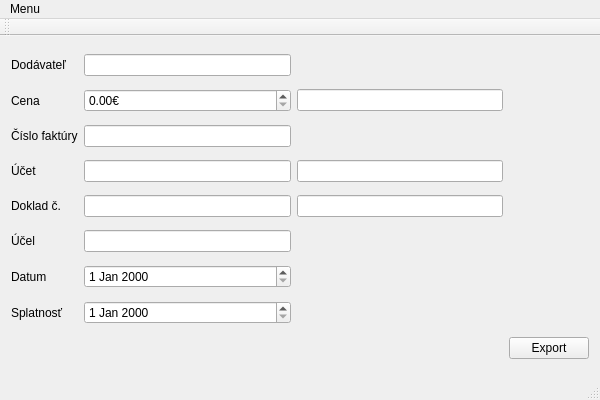
<?xml version="1.0" encoding="UTF-8"?>
<ui version="4.0">
 <class>FakturatorClass</class>
 <widget class="QMainWindow" name="FakturatorClass">
  <property name="geometry">
   <rect>
    <x>0</x>
    <y>0</y>
    <width>600</width>
    <height>400</height>
   </rect>
  </property>
  <property name="windowTitle">
   <string>Fakturator</string>
  </property>
  <widget class="QWidget" name="centralWidget">
   <layout class="QGridLayout" name="gridLayout">
    <item row="9" column="6">
     <widget class="QPushButton" name="exportButton">
      <property name="text">
       <string>Export</string>
      </property>
     </widget>
    </item>
    <item row="1" column="2">
     <widget class="QLabel" name="label_7">
      <property name="text">
       <string>Cena</string>
      </property>
     </widget>
    </item>
    <item row="0" column="4">
     <widget class="QLineEdit" name="senderValue"/>
    </item>
    <item row="1" column="5">
     <widget class="QLineEdit" name="sumStrVal"/>
    </item>
    <item row="1" column="4">
     <widget class="QDoubleSpinBox" name="sumVal">
      <property name="suffix">
       <string>€</string>
      </property>
     </widget>
    </item>
    <item row="2" column="4">
     <widget class="QLineEdit" name="factoryNumberVal"/>
    </item>
    <item row="3" column="2">
     <widget class="QLabel" name="label_5">
      <property name="text">
       <string>Účet</string>
      </property>
     </widget>
    </item>
    <item row="3" column="5">
     <widget class="QLineEdit" name="bankVal">
      <property name="inputMask">
       <string>0000</string>
      </property>
     </widget>
    </item>
    <item row="7" column="2">
     <widget class="QLabel" name="label_4">
      <property name="text">
       <string>Datum</string>
      </property>
     </widget>
    </item>
    <item row="6" column="4">
     <widget class="QLineEdit" name="purposeVal"/>
    </item>
    <item row="4" column="4">
     <widget class="QLineEdit" name="formNumberVal"/>
    </item>
    <item row="4" column="2">
     <widget class="QLabel" name="label_6">
      <property name="text">
       <string>Doklad č.</string>
      </property>
     </widget>
    </item>
    <item row="4" column="5">
     <widget class="QLineEdit" name="formNumberCodeVal"/>
    </item>
    <item row="2" column="2">
     <widget class="QLabel" name="label">
      <property name="text">
       <string>Číslo faktúry</string>
      </property>
     </widget>
    </item>
    <item row="0" column="2">
     <widget class="QLabel" name="label_2">
      <property name="text">
       <string>Dodávateľ</string>
      </property>
     </widget>
    </item>
    <item row="6" column="2">
     <widget class="QLabel" name="label_3">
      <property name="text">
       <string>Účel</string>
      </property>
     </widget>
    </item>
    <item row="3" column="4">
     <widget class="QLineEdit" name="accountVal">
      <property name="inputMask">
       <string>00000000000000000000000000000000000000000000000000000000000000000</string>
      </property>
      <property name="maxLength">
       <number>65</number>
      </property>
     </widget>
    </item>
    <item row="8" column="2">
     <widget class="QLabel" name="label_8">
      <property name="text">
       <string>Splatnosť</string>
      </property>
     </widget>
    </item>
    <item row="8" column="4">
     <widget class="QDateEdit" name="exVal"/>
    </item>
    <item row="7" column="4">
     <widget class="QDateEdit" name="dateVal"/>
    </item>
   </layout>
  </widget>
  <widget class="QMenuBar" name="menuBar">
   <property name="geometry">
    <rect>
     <x>0</x>
     <y>0</y>
     <width>600</width>
     <height>21</height>
    </rect>
   </property>
   <widget class="QMenu" name="menuMenu">
    <property name="title">
     <string>Menu</string>
    </property>
    <addaction name="actionSave"/>
    <addaction name="actionLoad"/>
   </widget>
   <addaction name="menuMenu"/>
  </widget>
  <widget class="QToolBar" name="mainToolBar">
   <attribute name="toolBarArea">
    <enum>TopToolBarArea</enum>
   </attribute>
   <attribute name="toolBarBreak">
    <bool>false</bool>
   </attribute>
  </widget>
  <widget class="QStatusBar" name="statusBar"/>
  <action name="actionPridaj_odberate_a">
   <property name="text">
    <string>Pridaj odberateľa</string>
   </property>
  </action>
  <action name="actionNastav_svoje_info">
   <property name="text">
    <string>Nastav svoje info</string>
   </property>
  </action>
  <action name="actionSave">
   <property name="text">
    <string>Ulož</string>
   </property>
  </action>
  <action name="actionLoad">
   <property name="text">
    <string>Načítaj</string>
   </property>
  </action>
 </widget>
 <layoutdefault spacing="6" margin="11"/>
 <resources>
  <include location="fakturator.qrc"/>
 </resources>
 <connections/>
</ui>
